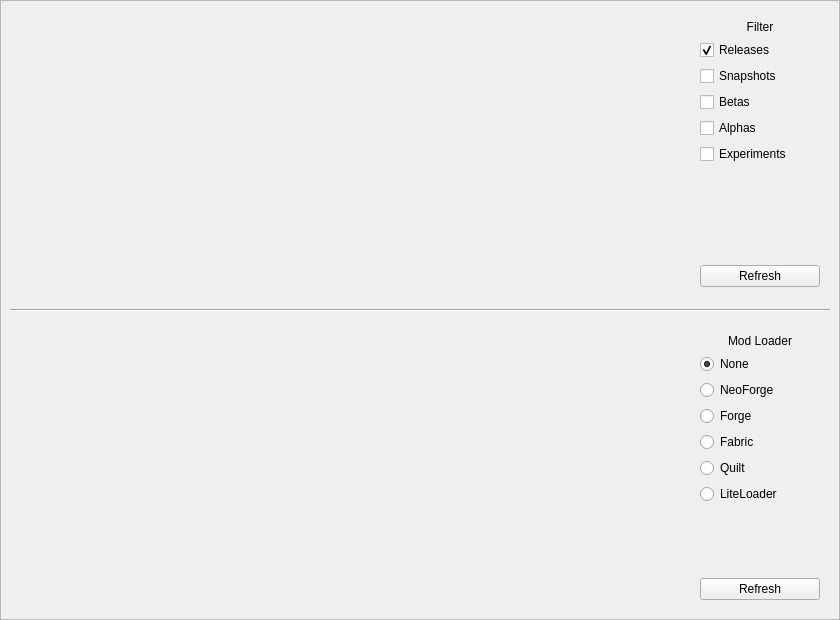
<?xml version="1.0" encoding="UTF-8"?>
<ui version="4.0">
 <class>CustomPage</class>
 <widget class="QWidget" name="CustomPage">
  <property name="geometry">
   <rect>
    <x>0</x>
    <y>0</y>
    <width>840</width>
    <height>620</height>
   </rect>
  </property>
  <layout class="QVBoxLayout" name="verticalLayout_5">
   <property name="leftMargin">
    <number>0</number>
   </property>
   <property name="topMargin">
    <number>0</number>
   </property>
   <property name="rightMargin">
    <number>0</number>
   </property>
   <property name="bottomMargin">
    <number>0</number>
   </property>
   <item>
    <widget class="QScrollArea" name="scrollArea">
     <property name="widgetResizable">
      <bool>true</bool>
     </property>
     <widget class="QWidget" name="content">
      <property name="geometry">
       <rect>
        <x>0</x>
        <y>0</y>
        <width>838</width>
        <height>618</height>
       </rect>
      </property>
      <layout class="QVBoxLayout" name="verticalLayout_3">
       <property name="spacing">
        <number>12</number>
       </property>
       <item>
        <layout class="QHBoxLayout" name="minecraftLayout">
         <property name="spacing">
          <number>12</number>
         </property>
         <item>
          <widget class="VersionSelectWidget" name="versionList" native="true">
           <property name="sizePolicy">
            <sizepolicy hsizetype="Expanding" vsizetype="Expanding">
             <horstretch>0</horstretch>
             <verstretch>0</verstretch>
            </sizepolicy>
           </property>
          </widget>
         </item>
         <item>
          <widget class="QFrame" name="versionFilterCard">
           <property name="frameShape">
            <enum>QFrame::NoFrame</enum>
           </property>
           <property name="minimumSize">
            <size>
             <width>140</width>
             <height>0</height>
            </size>
           </property>
           <layout class="QVBoxLayout" name="verticalLayout">
            <property name="leftMargin">
             <number>10</number>
            </property>
            <property name="topMargin">
             <number>10</number>
            </property>
            <property name="rightMargin">
             <number>10</number>
            </property>
            <property name="bottomMargin">
             <number>10</number>
            </property>
            <property name="spacing">
             <number>6</number>
            </property>
            <item>
             <widget class="QLabel" name="label">
              <property name="text">
               <string>Filter</string>
              </property>
              <property name="alignment">
               <set>Qt::AlignCenter</set>
              </property>
             </widget>
            </item>
            <item>
             <widget class="QCheckBox" name="releaseFilter">
              <property name="text">
               <string>Releases</string>
              </property>
              <property name="checkable">
               <bool>true</bool>
              </property>
              <property name="checked">
               <bool>true</bool>
              </property>
             </widget>
            </item>
            <item>
             <widget class="QCheckBox" name="snapshotFilter">
              <property name="text">
               <string>Snapshots</string>
              </property>
              <property name="checkable">
               <bool>true</bool>
              </property>
             </widget>
            </item>
            <item>
             <widget class="QCheckBox" name="betaFilter">
              <property name="text">
               <string>Betas</string>
              </property>
              <property name="checkable">
               <bool>true</bool>
              </property>
             </widget>
            </item>
            <item>
             <widget class="QCheckBox" name="alphaFilter">
              <property name="text">
               <string>Alphas</string>
              </property>
              <property name="checkable">
               <bool>true</bool>
              </property>
             </widget>
            </item>
            <item>
             <widget class="QCheckBox" name="experimentsFilter">
              <property name="text">
               <string>Experiments</string>
              </property>
              <property name="checkable">
               <bool>true</bool>
              </property>
             </widget>
            </item>
            <item>
             <spacer name="verticalSpacer">
              <property name="orientation">
               <enum>Qt::Vertical</enum>
              </property>
              <property name="sizeHint" stdset="0">
               <size>
                <width>20</width>
                <height>20</height>
               </size>
              </property>
             </spacer>
            </item>
            <item>
             <widget class="QPushButton" name="refreshBtn">
              <property name="text">
               <string>Refresh</string>
              </property>
             </widget>
            </item>
           </layout>
          </widget>
         </item>
        </layout>
       </item>
       <item>
        <widget class="Line" name="line">
         <property name="sizePolicy">
          <sizepolicy hsizetype="Minimum" vsizetype="Fixed">
           <horstretch>0</horstretch>
           <verstretch>0</verstretch>
          </sizepolicy>
         </property>
         <property name="orientation">
          <enum>Qt::Horizontal</enum>
         </property>
        </widget>
       </item>
       <item>
        <layout class="QHBoxLayout" name="loaderLayout">
         <property name="spacing">
          <number>12</number>
         </property>
         <item>
          <widget class="VersionSelectWidget" name="loaderVersionList" native="true">
           <property name="sizePolicy">
            <sizepolicy hsizetype="Expanding" vsizetype="Expanding">
             <horstretch>0</horstretch>
             <verstretch>0</verstretch>
            </sizepolicy>
           </property>
          </widget>
         </item>
         <item>
          <widget class="QFrame" name="loaderFilterCard">
           <property name="frameShape">
            <enum>QFrame::NoFrame</enum>
           </property>
           <property name="minimumSize">
            <size>
             <width>140</width>
             <height>0</height>
            </size>
           </property>
           <layout class="QVBoxLayout" name="verticalLayout_2">
            <property name="leftMargin">
             <number>10</number>
            </property>
            <property name="topMargin">
             <number>10</number>
            </property>
            <property name="rightMargin">
             <number>10</number>
            </property>
            <property name="bottomMargin">
             <number>10</number>
            </property>
            <property name="spacing">
             <number>6</number>
            </property>
            <item>
             <widget class="QLabel" name="loaderLabel">
              <property name="text">
               <string>Mod Loader</string>
              </property>
              <property name="alignment">
               <set>Qt::AlignCenter</set>
              </property>
             </widget>
            </item>
            <item>
             <widget class="QRadioButton" name="noneFilter">
              <property name="text">
               <string>None</string>
              </property>
              <property name="checked">
               <bool>true</bool>
              </property>
              <attribute name="buttonGroup">
               <string notr="true">loaderBtnGroup</string>
              </attribute>
             </widget>
            </item>
            <item>
             <widget class="QRadioButton" name="neoForgeFilter">
              <property name="text">
               <string>NeoForge</string>
              </property>
              <attribute name="buttonGroup">
               <string notr="true">loaderBtnGroup</string>
              </attribute>
             </widget>
            </item>
            <item>
             <widget class="QRadioButton" name="forgeFilter">
              <property name="text">
               <string>Forge</string>
              </property>
              <attribute name="buttonGroup">
               <string notr="true">loaderBtnGroup</string>
              </attribute>
             </widget>
            </item>
            <item>
             <widget class="QRadioButton" name="fabricFilter">
              <property name="text">
               <string>Fabric</string>
              </property>
              <attribute name="buttonGroup">
               <string notr="true">loaderBtnGroup</string>
              </attribute>
             </widget>
            </item>
            <item>
             <widget class="QRadioButton" name="quiltFilter">
              <property name="text">
               <string>Quilt</string>
              </property>
              <attribute name="buttonGroup">
               <string notr="true">loaderBtnGroup</string>
              </attribute>
             </widget>
            </item>
            <item>
             <widget class="QRadioButton" name="liteLoaderFilter">
              <property name="text">
               <string>LiteLoader</string>
              </property>
              <attribute name="buttonGroup">
               <string notr="true">loaderBtnGroup</string>
              </attribute>
             </widget>
            </item>
            <item>
             <spacer name="verticalSpacer_2">
              <property name="orientation">
               <enum>Qt::Vertical</enum>
              </property>
              <property name="sizeHint" stdset="0">
               <size>
                <width>20</width>
                <height>20</height>
               </size>
              </property>
             </spacer>
            </item>
            <item>
             <widget class="QPushButton" name="loaderRefreshBtn">
              <property name="text">
               <string>Refresh</string>
              </property>
             </widget>
            </item>
           </layout>
          </widget>
         </item>
        </layout>
       </item>
      </layout>
     </widget>
    </widget>
   </item>
  </layout>
 </widget>
 <customwidgets>
  <customwidget>
   <class>VersionSelectWidget</class>
   <extends>QWidget</extends>
   <header>ui/widgets/VersionSelectWidget.h</header>
   <container>1</container>
  </customwidget>
 </customwidgets>
 <tabstops>
  <tabstop>releaseFilter</tabstop>
  <tabstop>snapshotFilter</tabstop>
  <tabstop>betaFilter</tabstop>
  <tabstop>alphaFilter</tabstop>
  <tabstop>experimentsFilter</tabstop>
  <tabstop>refreshBtn</tabstop>
 </tabstops>
 <resources/>
 <connections/>
 <buttongroups>
  <buttongroup name="loaderBtnGroup"/>
 </buttongroups>
</ui>
